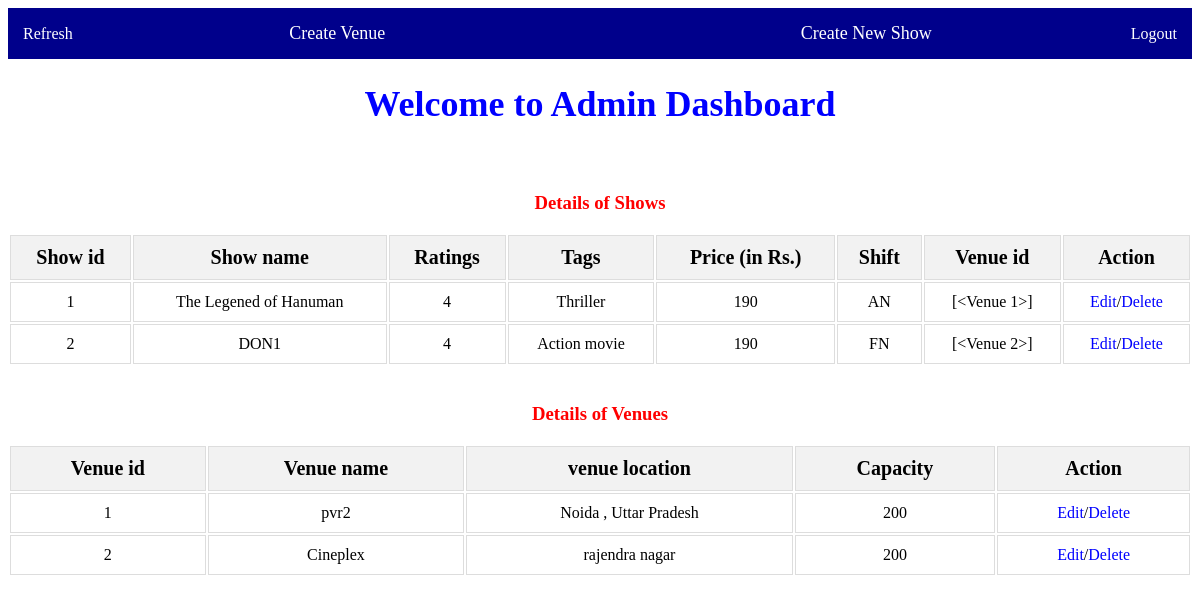
The app's page /admin_dashboard (signed in) with its own data.
### models.py (models this page shows)
class Show(db.Model):
    show_id=db.Column(db.Integer,primary_key=True)
    show_name=db.Column(db.String,nullable=False)
    Rating=db.Column(db.Integer,nullable=False)
    Tags=db.Column(db.String,nullable=False)
    Price=db.Column(db.Integer,nullable=False)
    shift=db.Column(db.String,nullable=False)
    image_url=db.Column(db.String)
    venue=db.relationship("Venue",secondary="joint",back_populates="show")

class Venue(db.Model):
    venue_id=db.Column(db.Integer,primary_key=True)
    venue_name=db.Column(db.String,nullable=False)
    venue_loc=db.Column(db.String,nullable=False)
    capacity=db.Column(db.Integer,nullable=False)
    show=db.relationship("Show",secondary="joint",back_populates="venue")

### main.py (the view)
@app.route("/admin_dashboard")
def admin_dashboard():
    if session["username"]=="Hari Prapan":
        sho = Show.query.all()
        ven = Venue.query.all()
        return render_template("admin_dashboard.html",show=sho,venue=ven)
    else:
        return redirect(url_for('admin_login'))

### templates/admin_dashboard.html (shortened to what this page needs)
<!DOCTYPE html>
<html>
<head>
</head>
<body>
<div class="top-margin">
  <a class="left-corner" href="/refresh/admin_dashboard">Refresh</a>
  <a  href="/create_venue" class="option-center">Create Venue</a>
  <a href="/create_show" class="option-center">Create New Show</a>
  <a href="/admin_logout" class="right-corner">Logout</a>
</div>
<h1>Welcome to Admin Dashboard</h1>
<h3><a href="/performance/forecast/bookings">Show's Performance</a></h3>
<h3>Details of Shows</h3>
<table>
  <tr>
    <th>Show id</th>
    <th>Show name</th>
    <th>Ratings</th>
    <th>Tags</th>
    <th>Price (in Rs.)</th>
    <th>Shift</th>
    <th>Venue id</th>
    <th>Action</th>
  </tr>
  {% for show in show %}
  <tr>
    <td>{{show.show_id}}</td>
    <td>{{show.show_name}}</td>
    <td>{{show.Rating}}</td>
    <td>{{show.Tags}}</td>
    <td>{{show.Price}}</td>
    <td>{{show.shift}}</td>
    <td>{{show.venue}} </td>
    <td><a class="ed-dl" href="/edit_show/{{show.show_id}}">Edit</a>/<a class="ed-dl" href="/delete_show/{{show.show_id}}">Delete</a></td>
  </tr>
  {% endfor %}
</table>
<br>
<h3>Details of Venues</h3>
<table>
  <tr>
    <th>Venue id</th>
    <th>Venue name</th>
    <th>venue location</th>
    <th>Capacity</th>
    <th>Action</th>
  </tr>
  {% for venue in venue %}
  <tr>
    <td>{{venue.venue_id}}</td>
    <td>{{venue.venue_name}}</td>
    <td> {{venue.venue_loc}}</td>
    <td>{{venue.capacity}}</td>
    <td><a class="ed-dl" href="/edit_venue/{{venue.venue_id}}">Edit</a>/<a class="ed-dl" href="/delete_venue/{{venue.venue_id}}">Delete</a></td>
  </tr>
  {% endfor %}
</table>
</body>
</html>

### templates/admin_dashboard.html (style rules this page uses)
h1 { text-align: center; font-size: 36px; color: blue; }
h3 { text-align: center; font-size=27px; color:red; }
a { text-decoration: none; color:white; }
table { width: 100%; }
th, td { border: 1px solid #ddd; padding: 10px; text-align: center; }
th { background-color: #f2f2f2; font-size: 20px; }
.top-margin { display: flex; align-items: center; background-color: #00008B; color: white; padding: 15px; }
.option-center { font-size: 18px; flex: 8; cursor: pointer; display: flex; justify-content: center; }
a.ed-dl { color:Blue; }

### records on screen
Show: show_id "1", show_name "The Legened of Hanuman", Rating "4", Tags "Thriller", Price "190", shift "AN", venue "[<Venue 1>]"
Show: show_id "2", show_name "DON1", Rating "4", Tags "Action movie", Price "190", shift "FN", venue "[<Venue 2>]"
Venue: venue_id "1", venue_name "pvr2", venue_loc "Noida , Uttar Pradesh", capacity "200"
Venue: venue_id "2", venue_name "Cineplex", venue_loc "rajendra nagar", capacity "200"
